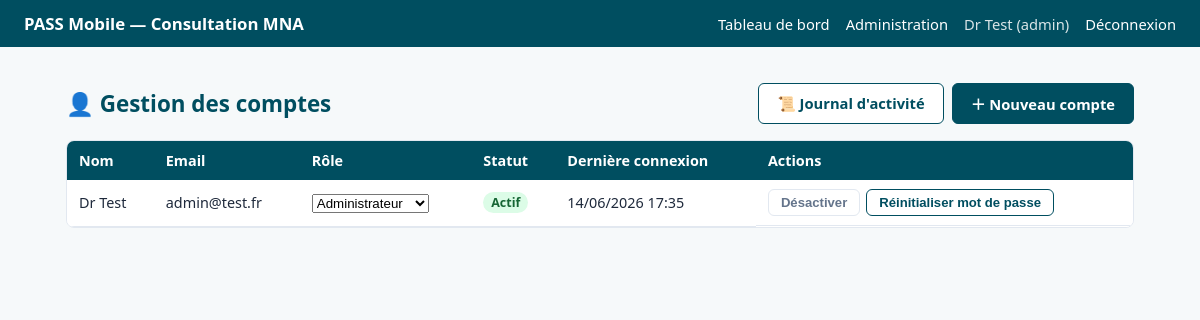
Page /admin/ (signed in) on the committed database.
### app/models.py (models this page shows, shortened)
class User(UserMixin, db.Model):
    __tablename__ = "users"
    id = db.Column(db.String(36), primary_key=True, default=gen_uuid)
    nom = db.Column(db.String(120), nullable=False)
    email = db.Column(db.String(180), unique=True, nullable=False, index=True)
    password_hash = db.Column(db.String(255), nullable=False)
    role = db.Column(db.String(20), nullable=False, default="medecin")
    actif = db.Column(db.Boolean, default=True, nullable=False)
    date_creation = db.Column(db.DateTime, default=datetime.utcnow)
    derniere_connexion = db.Column(db.DateTime, nullable=True)
    @property
    def is_admin(self):
        return self.role == "admin"

### app/admin.py (the view)
@admin_bp.route("/")
@admin_required
def index():
    users = User.query.order_by(User.date_creation.desc()).all()
    return render_template("admin/index.html", users=users, roles=ROLES)

### app/admin.py (called while the page is built)
def admin_required(view):
    @wraps(view)
    @login_required
    def wrapped(*args, **kwargs):
        if not current_user.is_admin:
            flash("Accès réservé aux administrateurs.", "error")
            return redirect(url_for("main.dashboard"))
        return view(*args, **kwargs)
    return wrapped

### app/models.py (called while the page is built)
@login_manager.user_loader
def load_user(user_id):
    return User.query.get(user_id)

### app/templates/admin/index.html (shortened to what this page needs)
{% extends "base.html" %}
{% block content %}
<div class="page-header">
  <h1>👤 Gestion des comptes</h1>
  <div style="display:flex; gap:8px;">
    <a href="{{ url_for('admin.audit') }}" class="btn-secondary">📜 Journal d'activité</a>
    <a href="{{ url_for('admin.new_user') }}" class="btn-primary">＋ Nouveau compte</a>
  </div>
</div>
<div class="table-wrap">
  <table class="data-table">
    <thead>
      <tr>
        <th>Nom</th>
        <th>Email</th>
        <th>Rôle</th>
        <th>Statut</th>
        <th>Dernière connexion</th>
        <th>Actions</th>
      </tr>
    </thead>
    <tbody>
      {% for user in users %}
      <tr>
        <td>{{ user.nom }}</td>
        <td>{{ user.email }}</td>
        <td>
          <form method="POST" action="{{ url_for('admin.change_role', user_id=user.id) }}" style="display:inline-flex; gap:6px; align-items:center;">
            <select name="role" onchange="this.form.submit()">
              {% for value, label in roles %}
                <option value="{{ value }}" {% if user.role == value %}selected{% endif %}>{{ label }}</option>
              {% endfor %}
            </select>
          </form>
        </td>
        <td>
          {% if user.actif %}
            <span class="badge badge-actif">Actif</span>
          {% else %}
            <span class="badge badge-inactif">Désactivé</span>
          {% endif %}
        </td>
        <td>{{ user.derniere_connexion.strftime('%d/%m/%Y %H:%M') if user.derniere_connexion else "—" }}</td>
        <td class="actions-cell">
          <form method="POST" action="{{ url_for('admin.toggle_user', user_id=user.id) }}">
            <button type="submit" class="btn-ghost" style="padding:5px 12px;font-size:0.82rem;">
              {{ "Désactiver" if user.actif else "Réactiver" }}
            </button>
          </form>
          <form method="POST" action="{{ url_for('admin.reset_password', user_id=user.id) }}"
                onsubmit="return confirm('Générer un nouveau mot de passe temporaire pour {{ user.nom }} ?');">
            <button type="submit" class="btn-secondary" style="padding:5px 12px;font-size:0.82rem;">
              Réinitialiser mot de passe
            </button>
          </form>
        </td>
      </tr>
      {% endfor %}
    </tbody>
  </table>
</div>
{% endblock %}

### app/templates/base.html (shortened to what this page needs)
<!DOCTYPE html>
<html lang="fr">
<head>
  <link rel="stylesheet" href="{{ url_for('static', filename='css/app.css') }}">
</head>
<body>
  {% if current_user.is_authenticated %}
  <nav class="topbar">
    <div class="topbar-brand">PASS Mobile — Consultation MNA</div>
    <div class="topbar-links">
      <a href="{{ url_for('main.dashboard') }}">Tableau de bord</a>
      {% if current_user.is_admin %}
        <a href="{{ url_for('admin.index') }}">Administration</a>
      {% endif %}
      <a href="{{ url_for('auth.mon_compte') }}" class="topbar-user">{{ current_user.nom }} ({{ current_user.role }})</a>
      <a href="{{ url_for('auth.logout') }}">Déconnexion</a>
    </div>
  </nav>
  {% endif %}
  <main>
    {% block content %}{% endblock %}
  </main>
</body>
</html>

### app/static/css/app.css (style rules this page uses)
:root { --primary: #004e60; --accent: #0e7c8c; --text-muted: #64748b; --border: #e2e8f0; --radius: 6px; --danger: #b91c1c; }
* { box-sizing: border-box; }
body { margin: 0; font-family: "Segoe UI", Arial, sans-serif; background: #f6f9fa; color: #1e293b; }
main { max-width: 1100px; margin: 0 auto; padding: 24px 16px 60px; }
.topbar { background: var(--primary); color: #fff; display: flex; justify-content: space-between; align-items: center; padding: 12px 24px; flex-wrap: wrap; gap: 10px; }
.topbar-brand { font-weight: 700; font-size: 1.05rem; }
.topbar-links { display: flex; gap: 16px; align-items: center; flex-wrap: wrap; }
.topbar-links a { color: #fff; text-decoration: none; font-size: 0.92rem; }
.topbar-user { font-size: 0.85rem; opacity: 0.85; color: #fff; text-decoration: none; }
.btn-primary, .btn-secondary, .btn-ghost { display: inline-block; padding: 9px 18px; border-radius: var(--radius); border: 1px solid var(--primary); font-size: 0.92rem; font-weight: 600; cursor: pointer; text-decoration: none; text-align: center; }
.btn-primary { background: var(--primary); color: #fff; }
.btn-secondary { background: #fff; color: var(--primary); }
.btn-ghost { background: transparent; color: var(--text-muted); border-color: var(--border); }
table.data-table { width: 100%; border-collapse: collapse; font-size: 0.9rem; background: #fff; }
table.data-table th { background: var(--primary); color: #fff; padding: 10px 12px; text-align: left; font-weight: 600; }
table.data-table td { padding: 9px 12px; border-bottom: 1px solid var(--border); vertical-align: middle; }
.page-header { display: flex; justify-content: space-between; align-items: center; flex-wrap: wrap; gap: 12px; margin-bottom: 16px; }
.page-header h1 { margin: 0; color: var(--primary); font-size: 1.4rem; }
.table-wrap { overflow-x: auto; background: #fff; border-radius: 8px; border: 1px solid var(--border); }
.badge { display: inline-block; padding: 2px 8px; border-radius: 999px; font-size: 0.78rem; font-weight: 600; }
.badge-actif { background: #dcfce7; color: #166534; }
.actions-cell { display: flex; gap: 6px; flex-wrap: wrap; }

### rows in the picture
User: nom "Dr Test", role "admin", email "admin@test.fr", role "Administrateur", shows "Actif", derniere_connexion "14/06/2026 17:35", actif "Désactiver"
